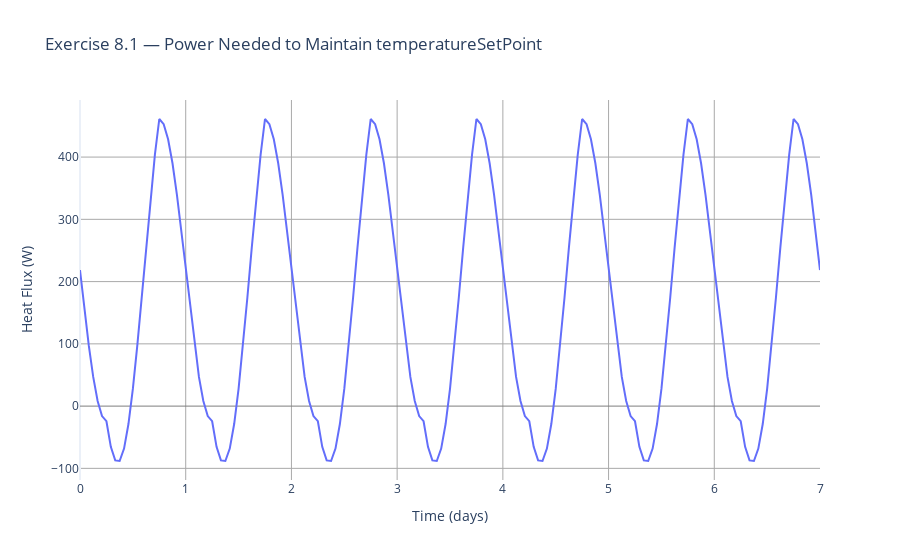
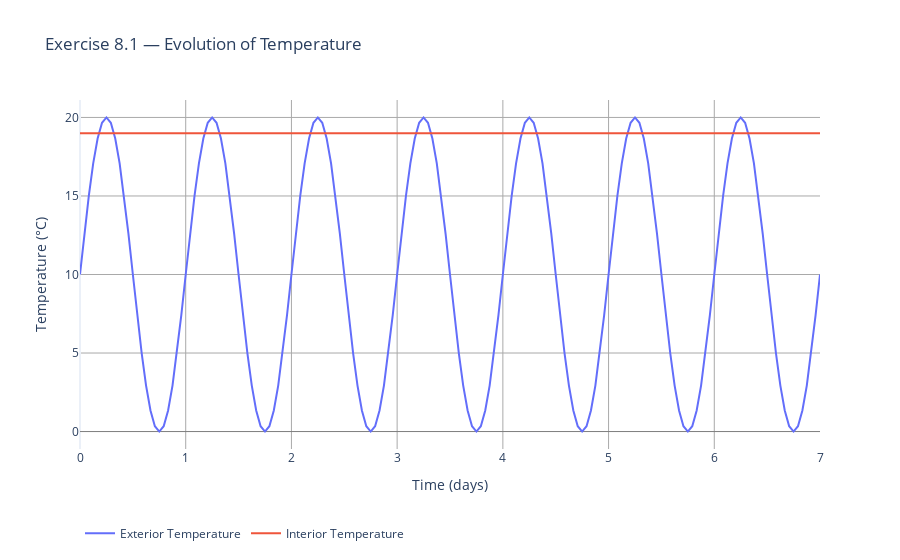
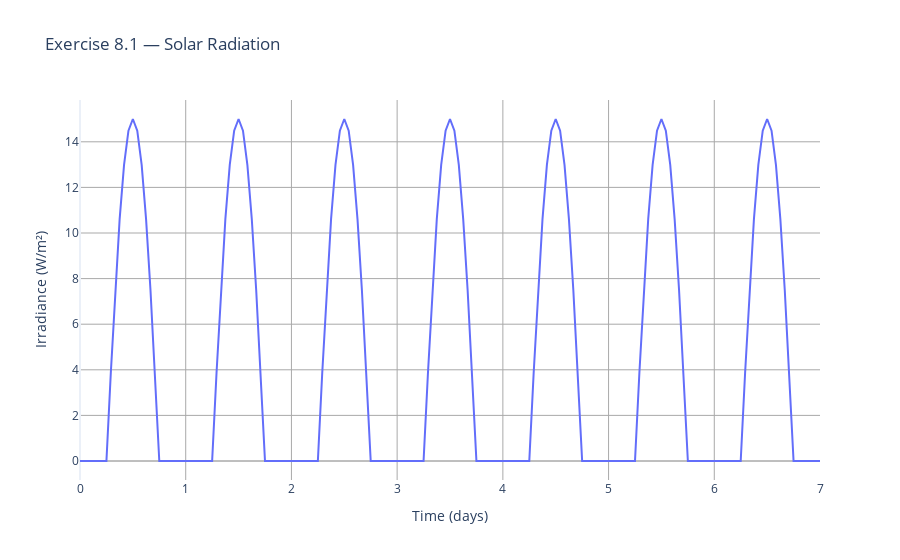

Source (notebook cell) for these figures, in order:
### Markdown cell above
<img src="../../database/images/LossAssesment8_1.png"
     align="right"
     width="600"
     style="margin-right: 20px; margin-bottom: 10px;" />

You are analyzing the required heating load for a building to ensure the internal air temperature never drop below 19°C.
A heating component is integrated into the system to force this temperature and supply the necessary heat flux to compensate for thermal losses.

You are provided with a graph showing the net heat flux required by the heating component over a 7 days period.

**Heating Load (Boiler Sizing)**: In the next part of the exercise we will provide you a model with a boiler,
- Find the heating power necessary to avoid dropping below the **minimum temperature of 19°C**.

**Physical Interpretation of Negative Flux:**
- **Explain the physical reason** why the net heat flux  becomes **negative** during certain hours (i.e., when the temperature control component must remove heat).

### Code cell
sim1 = FMUSimulation(
    databasePath / "Exercises_LossAssesment_SolarGainFluxInjectionSizing_8_1.fmu"
)

sim1.initialize(startTime=0.0, stopTime=86400 * 7, timeStep=3600.0)
sim1.initParameters(
    {
        "temperatureSetPoint": 19.0,
    }
)  # modify temperature set point
sim1.exitInitialization()

outputNames = [
    "prescribedTemperature.port.T",
    "prescribedTemperature1.port.T",
    "powerOutputBoiler",
    "solarFluxGenerator.solarRadiationOut.IrrDir",
]
data1 = sim1.run(outputNames)

sim1Factory = SimulationPlotFactory()

sim1Factory.plot_multi_curves(
    time=data1["time"],
    data_type="heat_flux",
    data_dict={"powerOutputBoiler": data1["powerOutputBoiler"]},
    title="Exercise 8.1 — Power Needed to Maintain temperatureSetPoint",
)

sim1Factory.plot_multi_curves(
    time=data1["time"],
    data_type="temperature",
    data_dict={
        "Exterior Temperature": data1["prescribedTemperature.port.T"],
        "Interior Temperature": data1["prescribedTemperature1.port.T"],
    },
    title="Exercise 8.1 — Evolution of Temperature",
)

sim1Factory.plot_multi_curves(
    time=data1["time"],
    data_type="solar_radiation",
    data_dict={"Solar Radiation": data1["solarFluxGenerator.solarRadiationOut.IrrDir"]},
    title="Exercise 8.1 — Solar Radiation",
);

### Figure 1 — Plotly figure (JSON) as saved in the notebook; plotly's stock layout.template omitted (floating-point values rounded to 4 significant figures; data arrays with more than 128 entries replaced by an {"elided": "..."} marker saying what was removed)
{"data": [{"mode": "lines", "name": "powerOutputBoiler", "type": "scatter", "x": {"elided": "169 float values"}, "y": {"elided": "169 float values"}}], "layout": {"hovermode": "x unified", "legend": {"orientation": "h", "x": 0, "y": -0.2}, "plot_bgcolor": "white", "title": {"text": "Exercise 8.1 — Power Needed to Maintain temperatureSetPoint"}, "xaxis": {"gridcolor": "#A9A9A9", "gridwidth": 1, "showgrid": true, "title": {"text": "Time (days)"}}, "yaxis": {"gridcolor": "#A9A9A9", "gridwidth": 1, "showgrid": true, "title": {"text": "Heat Flux (W)"}, "zeroline": true, "zerolinecolor": "#7E7E7E", "zerolinewidth": 1}}}

### Figure 2 — Plotly figure (JSON) as saved in the notebook; plotly's stock layout.template omitted (floating-point values rounded to 4 significant figures; data arrays with more than 128 entries replaced by an {"elided": "..."} marker saying what was removed)
{"data": [{"mode": "lines", "name": "Exterior Temperature", "type": "scatter", "x": {"elided": "169 float values"}, "y": {"elided": "169 float values"}}, {"mode": "lines", "name": "Interior Temperature", "type": "scatter", "x": {"elided": "169 float values"}, "y": {"elided": "169 float values"}}], "layout": {"hovermode": "x unified", "legend": {"orientation": "h", "x": 0, "y": -0.2}, "plot_bgcolor": "white", "title": {"text": "Exercise 8.1 — Evolution of Temperature"}, "xaxis": {"gridcolor": "#A9A9A9", "gridwidth": 1, "showgrid": true, "title": {"text": "Time (days)"}}, "yaxis": {"gridcolor": "#A9A9A9", "gridwidth": 1, "showgrid": true, "title": {"text": "Temperature (°C)"}, "zeroline": true, "zerolinecolor": "#7E7E7E", "zerolinewidth": 1}}}

### Figure 3 — Plotly figure (JSON) as saved in the notebook; plotly's stock layout.template omitted (floating-point values rounded to 4 significant figures; data arrays with more than 128 entries replaced by an {"elided": "..."} marker saying what was removed)
{"data": [{"mode": "lines", "name": "Solar Radiation", "type": "scatter", "x": {"elided": "169 float values"}, "y": {"elided": "169 float values"}}], "layout": {"hovermode": "x unified", "legend": {"orientation": "h", "x": 0, "y": -0.2}, "plot_bgcolor": "white", "title": {"text": "Exercise 8.1 — Solar Radiation"}, "xaxis": {"gridcolor": "#A9A9A9", "gridwidth": 1, "showgrid": true, "title": {"text": "Time (days)"}}, "yaxis": {"gridcolor": "#A9A9A9", "gridwidth": 1, "showgrid": true, "title": {"text": "Irradiance (W/m²)"}, "zeroline": true, "zerolinecolor": "#7E7E7E", "zerolinewidth": 1}}}
